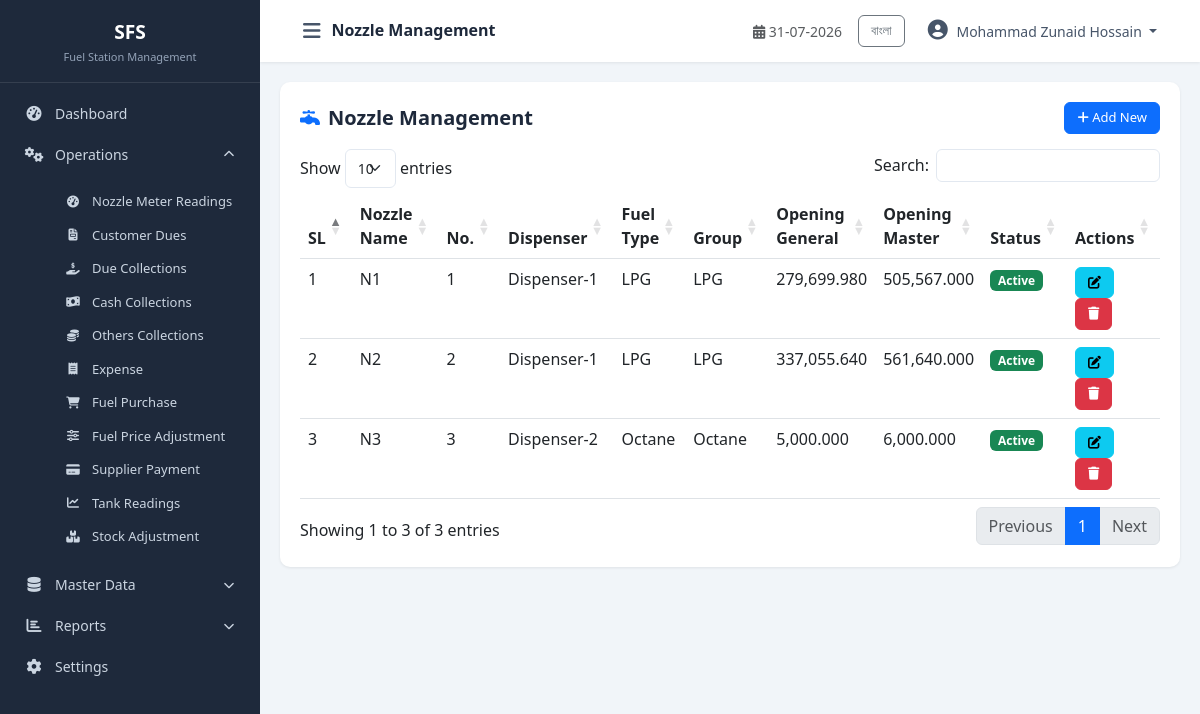
Screenshot of /modules/master_data/nozzle.php (signed in) with the database file from the repository.
### tables this page shows
CREATE TABLE `cfg_companyprofile` (
  `CompanyID` int(11) NOT NULL,
  `CompanyCode` varchar(20) NOT NULL,
  `CompanyName` varchar(200) NOT NULL,
  `CompanyNameBN` varchar(200) DEFAULT NULL,
  `ShortName` varchar(50) DEFAULT NULL,
  `ProprietorName` varchar(150) DEFAULT NULL,
  `ContactPerson` varchar(150) DEFAULT NULL,
  `MobileNo` varchar(20) DEFAULT NULL,
  `PhoneNo` varchar(20) DEFAULT NULL,
  `Email` varchar(100) DEFAULT NULL,
  `Website` varchar(150) DEFAULT NULL,
  `BusinessType` varchar(100) DEFAULT NULL,
  `Address` varchar(500) DEFAULT NULL,
  `City` varchar(100) DEFAULT NULL,
  `District` varchar(100) DEFAULT NULL,
  `PostalCode` varchar(20) DEFAULT NULL,
  `Country` varchar(100) DEFAULT NULL,
  `Logo` varchar(255) DEFAULT NULL,
  `Favicon` varchar(255) DEFAULT NULL,
  `CurrencyCode` varchar(10) DEFAULT 'BDT',
  `CurrencySymbol` varchar(10) DEFAULT '৳',
  `TimeZone` varchar(100) DEFAULT 'Asia/Dhaka',
  `DateFormat` varchar(20) DEFAULT 'dd-MM-yyyy',
  `TimeFormat` varchar(20) DEFAULT '24 Hour',
  `FinancialYearStart` date DEFAULT NULL,
  `FinancialYearEnd` date DEFAULT NULL,
  `DefaultShiftID` int(11) DEFAULT NULL,
  `DefaultLanguage` varchar(20) DEFAULT 'English',
  `AllowNegativeStock` bit(1) DEFAULT b'0',
  `AutoBackup` bit(1) DEFAULT b'1',
  `BackupPath` varchar(500) DEFAULT NULL,
  `CreatedBy` int(11) DEFAULT NULL,
  `CreatedAt` datetime DEFAULT current_timestamp(),
  `UpdatedBy` int(11) DEFAULT NULL,
  `UpdatedAt` datetime DEFAULT NULL,
  `IsActive` bit(1) DEFAULT b'1',
  `IsDeleted` bit(1) DEFAULT b'0'
);

CREATE TABLE `mst_nozzle` (
  `NozzleID` int(11) NOT NULL,
  `DisID` int(11) NOT NULL COMMENT 'Logical FK -> mst_Pump.PumpID',
  `NozzleNo` int(11) NOT NULL,
  `FuelTypeID` int(11) NOT NULL COMMENT 'Logical FK -> mst_FuelType.FuelTypeID',
  `TankGroupID` int(11) DEFAULT NULL COMMENT 'Logical FK -> mst_TankGroup.TankGroupID',
  `OpeningGeneral` decimal(14,3) NOT NULL DEFAULT 0.000,
  `NozzleName` varchar(50) NOT NULL DEFAULT '',
  `OpeningMaster` decimal(14,3) NOT NULL DEFAULT 0.000,
  `CreatedBy` int(11) DEFAULT NULL,
  `CreatedAt` datetime NOT NULL DEFAULT current_timestamp(),
  `UpdatedBy` int(11) DEFAULT NULL,
  `UpdatedAt` datetime NOT NULL DEFAULT current_timestamp() ON UPDATE current_timestamp(),
  `IsActive` tinyint(1) NOT NULL DEFAULT 1,
  `IsDeleted` tinyint(1) NOT NULL DEFAULT 0
);

CREATE TABLE `mst_dispenser` (
  `DisID` int(11) NOT NULL,
  `DisName` varchar(100) NOT NULL,
  `DisCode` varchar(30) DEFAULT NULL,
  `CreatedBy` int(11) DEFAULT NULL,
  `CreatedAt` datetime NOT NULL DEFAULT current_timestamp(),
  `UpdatedBy` int(11) DEFAULT NULL,
  `UpdatedAt` datetime NOT NULL DEFAULT current_timestamp() ON UPDATE current_timestamp(),
  `IsActive` tinyint(1) NOT NULL DEFAULT 1,
  `IsDeleted` tinyint(1) NOT NULL DEFAULT 0
);

CREATE TABLE `mst_fueltype` (
  `FuelTypeID` int(11) NOT NULL,
  `FuelName` varchar(100) NOT NULL,
  `FuelCode` varchar(20) DEFAULT NULL,
  `UnitOfMeasure` varchar(20) NOT NULL DEFAULT 'Litre',
  `SellingRate` decimal(14,2) NOT NULL DEFAULT 0.00,
  `PurchaseRate` decimal(14,2) NOT NULL DEFAULT 0.00,
  `CommissionRate` decimal(14,4) NOT NULL DEFAULT 0.0000,
  `TaxPercent` decimal(6,3) NOT NULL DEFAULT 0.000,
  `Density` decimal(6,4) DEFAULT NULL,
  `ColorCode` varchar(20) DEFAULT NULL,
  `Remarks` varchar(255) DEFAULT NULL,
  `CreatedBy` int(11) DEFAULT NULL,
  `CreatedAt` datetime NOT NULL DEFAULT current_timestamp(),
  `UpdatedBy` int(11) DEFAULT NULL,
  `UpdatedAt` datetime NOT NULL DEFAULT current_timestamp() ON UPDATE current_timestamp(),
  `IsActive` tinyint(1) NOT NULL DEFAULT 1,
  `IsDeleted` tinyint(1) NOT NULL DEFAULT 0
);

CREATE TABLE `mst_tankgroup` (
  `TankGroupID` int(11) NOT NULL,
  `TankGroupName` varchar(100) NOT NULL,
  `FuelTypeID` int(11) NOT NULL COMMENT 'Logical FK -> mst_FuelType.FuelTypeID',
  `CreatedBy` int(11) DEFAULT NULL,
  `CreatedAt` datetime NOT NULL DEFAULT current_timestamp(),
  `UpdatedBy` int(11) DEFAULT NULL,
  `UpdatedAt` datetime NOT NULL DEFAULT current_timestamp() ON UPDATE current_timestamp(),
  `IsActive` tinyint(1) NOT NULL DEFAULT 1,
  `IsDeleted` tinyint(1) NOT NULL DEFAULT 0
);

### includes/Query.php (called while the page is built, shortened)
<?php
class Query
{
    private $pdo;
    private static $instance = null;
    public function __construct($host = DB_HOST, $dbname = DB_NAME, $username = DB_USER, $password = DB_PASS, $charset = 'utf8mb4')
    {
        $dsn = "mysql:host={$host};dbname={$dbname};charset={$charset}";
        $options = [
            PDO::ATTR_ERRMODE            => PDO::ERRMODE_EXCEPTION,
            PDO::ATTR_DEFAULT_FETCH_MODE => PDO::FETCH_OBJ,
            PDO::ATTR_EMULATE_PREPARES   => false,
        ];
        try {
            $this->pdo = new PDO($dsn, $username, $password, $options);
        } catch (PDOException $e) {
            die("Database Connection Failed: " . $e->getMessage());
        }
    }
    public static function getInstance()
    {
        if (self::$instance === null) {
            self::$instance = new self();
        }
        return self::$instance;
    }
    public function index($sql, $params = [])
    {
        try {
            $this->stmt = $this->pdo->prepare($sql);
            $this->stmt->execute($params);
            return $this->stmt->fetchAll(PDO::FETCH_OBJ);
        } catch (PDOException $e) {
            die("Query Error: " . $e->getMessage() . "<br>SQL: " . $sql);
        }
    }
}

### config/database.php (called while the page is built, shortened)
<?php
require_once __DIR__ . '/../includes/Query.php';
$objQuery = Query::getInstance();

### includes/functions.php (called while the page is built, shortened)
<?php
function db()
{
    global $objQuery;
    return $objQuery;
}
function getCompanyInfo($key = null)
{
    $sql = "SELECT * FROM cfg_companyprofile WHERE CompanyID = 1 AND IsActive = 1 AND IsDeleted = 0";
    $data = db()->index($sql);
    if (!empty($data)) {
        $company = $data[0];
        return $company;
    }
    return null;
}
function getUserName()
{
    return $_SESSION['user_name'] ?? null;
}
function currentLang()
{
    return $_SESSION['lang'] ?? 'en';
}
function t($key)
{
    $lang = currentLang();
    return $translations[$lang][$key] ?? $key;
}

### modules/master_data/nozzle.php (the view, shortened to what this page needs)
<?php
$pageTitle = 'Nozzle Management';
require_once __DIR__ . '/../../includes/header.php';
require_once __DIR__ . '/../../includes/sidebar.php';
$data = $objQuery->index("SELECT n.*, d.DisName, ft.FuelName, tg.TankGroupName FROM mst_nozzle n LEFT JOIN mst_dispenser d ON n.DisID=d.DisID LEFT JOIN mst_fueltype ft ON n.FuelTypeID=ft.FuelTypeID LEFT JOIN mst_tankgroup tg ON n.TankGroupID=tg.TankGroupID WHERE n.IsDeleted=0 ORDER BY n.NozzleID ASC");
?>
<div class="table-container">
    <div class="table-header"><h5><i class="fas fa-faucet text-primary me-2"></i><?php echo t('Nozzle Management'); ?></h5>
        <button class="btn btn-primary btn-sm" data-bs-toggle="modal" data-bs-target="#addModal"><i class="fas fa-plus"></i> Add New</button></div>
    <table class="table table-hover datatable">
        <thead><tr><th>SL</th><th>Nozzle Name</th><th>No.</th><th>Dispenser</th><th>Fuel Type</th><th>Group</th><th>Opening General</th><th>Opening Master</th><th>Status</th><th>Actions</th></tr></thead>
        <tbody><?php $sl=1; foreach($data as $row): ?><tr>
            <td><?php echo $sl++; ?></td><td><?php echo htmlspecialchars($row->NozzleName); ?></td><td><?php echo $row->NozzleNo; ?></td>
            <td><?php echo htmlspecialchars($row->DisName ?? 'N/A'); ?></td><td><?php echo htmlspecialchars($row->FuelName ?? 'N/A'); ?></td>
            <td><?php echo htmlspecialchars($row->TankGroupName ?? 'N/A'); ?></td>
            <td><?php echo number_format($row->OpeningGeneral, 3); ?></td><td><?php echo number_format($row->OpeningMaster, 3); ?></td>
            <td><span class="badge bg-<?php echo $row->IsActive?'success':'danger'; ?>"><?php echo $row->IsActive?'Active':'Inactive'; ?></span></td>
            <td><button class="btn btn-sm btn-info edit-btn" data-id="<?php echo $row->NozzleID; ?>" data-name="<?php echo htmlspecialchars($row->NozzleName); ?>" data-no="<?php echo $row->NozzleNo; ?>" data-dis="<?php echo $row->DisID; ?>" data-fuel="<?php echo $row->FuelTypeID; ?>" data-group="<?php echo $row->TankGroupID; ?>" data-general="<?php echo $row->OpeningGeneral; ?>" data-master="<?php echo $row->OpeningMaster; ?>" data-status="<?php echo $row->IsActive; ?>"><i class="fas fa-edit"></i></button>
            <button class="btn btn-sm btn-danger delete-btn" data-id="<?php echo $row->NozzleID; ?>"><i class="fas fa-trash"></i></button></td>
        </tr><?php endforeach; ?></tbody>
    </table>
</div>
<?php require_once __DIR__ . '/../../includes/footer.php'; ?>

### includes/sidebar.php (shortened to what this page needs)
<?php
$currentPage = basename($_SERVER['PHP_SELF']);
$langToggle = currentLang() === 'bn' ? 'en' : 'bn';
$langLabel = currentLang() === 'bn' ? 'English' : 'বাংলা';
?>
<nav id="sidebar" class="sidebar">
    <div class="sidebar-header">
        <h5 class="mb-0"><?php echo $shortName ?? 'FDP'; ?></h5>
        <small class="text-muted"><?php echo t('Fuel Station Management'); ?></small>
    </div>
    <ul class="nav flex-column">
        <li class="nav-item">
            <a class="nav-link <?php echo ($currentPage == 'dashboard.php' || $currentPage == 'index.php') ? 'active' : ''; ?>" href="<?php echo BASE_URL; ?>dashboard.php">
                <i class="fas fa-tachometer-alt"></i> <span><?php echo t('Dashboard'); ?></span>
            </a>
        </li>
        <li class="nav-item">
            <a class="nav-link" data-bs-toggle="collapse" href="#operationsMenu" role="button" aria-expanded="true">
                <i class="fas fa-cogs"></i> <span><?php echo t('Operations'); ?></span>
                <i class="fas fa-chevron-down ms-auto"></i>
            </a>
            <div class="collapse show" id="operationsMenu">
                <ul class="nav flex-column ms-3">
                    <li class="nav-item"><a class="nav-link small" href="<?php echo BASE_URL; ?>modules/operations/nozzle_reading.php"><i class="fas fa-tachometer-alt"></i> <?php echo t('Nozzle Meter Readings'); ?></a></li>
                    <li class="nav-item"><a class="nav-link small" href="<?php echo BASE_URL; ?>modules/operations/customer_due.php"><i class="fas fa-file-invoice"></i> <?php echo t('Customer Dues'); ?></a></li>
                    <li class="nav-item"><a class="nav-link small" href="<?php echo BASE_URL; ?>modules/operations/due_collection.php"><i class="fas fa-hand-holding-usd"></i> <?php echo t('Due Collections'); ?></a></li>
                    <li class="nav-item"><a class="nav-link small" href="<?php echo BASE_URL; ?>modules/operations/cash_collection.php"><i class="fas fa-money-bill-wave"></i> <?php echo t('Cash Collections'); ?></a></li>
                    <li class="nav-item"><a class="nav-link small" href="<?php echo BASE_URL; ?>modules/operations/others_collection.php"><i class="fas fa-coins"></i> <?php echo t('Others Collections'); ?></a></li>
                    <li class="nav-item"><a class="nav-link small" href="<?php echo BASE_URL; ?>modules/operations/expense.php"><i class="fas fa-receipt"></i> <?php echo t('Expense'); ?></a></li>
                    <li class="nav-item"><a class="nav-link small" href="<?php echo BASE_URL; ?>modules/operations/fuel_purchase.php"><i class="fas fa-shopping-cart"></i> <?php echo t('Fuel Purchase'); ?></a></li>
                    <li class="nav-item"><a class="nav-link small" href="<?php echo BASE_URL; ?>modules/operations/fuel_price_adjustment.php"><i class="fas fa-sliders-h"></i> <?php echo t('Fuel Price Adjustment'); ?></a></li>
                    <li class="nav-item"><a class="nav-link small" href="<?php echo BASE_URL; ?>modules/operations/supplier_payment.php"><i class="fas fa-credit-card"></i> <?php echo t('Supplier Payment'); ?></a></li>
                    <li class="nav-item"><a class="nav-link small" href="<?php echo BASE_URL; ?>modules/operations/tank_reading.php"><i class="fas fa-chart-line"></i> <?php echo t('Tank Readings'); ?></a></li>
                    <li class="nav-item"><a class="nav-link small" href="<?php echo BASE_URL; ?>modules/operations/stock_adjustment.php"><i class="fas fa-boxes"></i> <?php echo t('Stock Adjustment'); ?></a></li>
                </ul>
            </div>
        </li>
        <li class="nav-item">
          <a class="nav-link collapsed" data-bs-toggle="collapse" href="#masterDataMenu" role="button" aria-expanded="false">
                <i class="fas fa-database"></i> <span><?php echo t('Master Data'); ?></span>
                <i class="fas fa-chevron-down ms-auto"></i>
            </a>
        </li>
        <li class="nav-item">
            <a class="nav-link" data-bs-toggle="collapse" href="#reportsMenu" role="button" aria-expanded="false">
                <i class="fas fa-chart-bar"></i> <span><?php echo t('Reports'); ?></span>
                <i class="fas fa-chevron-down ms-auto"></i>
            </a>
        </li>
        <li class="nav-item">
            <a class="nav-link" href="#">
                <i class="fas fa-cog"></i> <span><?php echo t('Settings'); ?></span>
            </a>
        </li>
    </ul>
</nav>
<div id="content-wrapper">
    <nav class="navbar navbar-expand-lg top-navbar">
        <div class="container-fluid">
            <button type="button" id="sidebarCollapse" class="btn btn-link">
                <i class="fas fa-bars"></i>
            </button>
            <span class="navbar-brand mb-0 h1"><?php echo t($pageTitle ?? 'Dashboard'); ?></span>
            <div class="ms-auto d-flex align-items-center">
                <span class="me-3 text-muted small">
                    <i class="fas fa-calendar-alt"></i> <?php echo date('d-m-Y'); ?>
                </span>
                <div class="dropdown">
                    <a class="btn btn-sm btn-outline-secondary me-2" href="?lang=<?php echo $langToggle; ?>"><?php echo $langLabel; ?></a>
                    <button class="btn btn-link dropdown-toggle" type="button" data-bs-toggle="dropdown">
                        <i class="fas fa-user-circle"></i> <?php echo getUserName() ?? 'User'; ?>
                    </button>
                </div>
            </div>
        </div>
    </nav>
    <div id="main-content" class="container-fluid">

### rows the page displays
cfg_companyprofile: ShortName "SFS"
mst_nozzle: NozzleName "N1", NozzleNo "1", DisID.DisName "Dispenser-1", FuelTypeID.FuelName "LPG", TankGroupID.TankGroupName "LPG", OpeningGeneral "279,699.980", OpeningMaster "505,567.000", IsActive "Active"
mst_nozzle: NozzleName "N2", NozzleNo "2", DisID.DisName "Dispenser-1", FuelTypeID.FuelName "LPG", TankGroupID.TankGroupName "LPG", OpeningGeneral "337,055.640", OpeningMaster "561,640.000", IsActive "Active"
mst_nozzle: NozzleName "N3", NozzleNo "3", DisID.DisName "Dispenser-2", FuelTypeID.FuelName "Octane", TankGroupID.TankGroupName "Octane", OpeningGeneral "5,000.000", OpeningMaster "6,000.000", IsActive "Active"

### other values shown
t('Fuel Station Management') "Fuel Station Management"
t('Dashboard') "Dashboard"
t('Operations') "Operations"
t('Nozzle Meter Readings') "Nozzle Meter Readings"
t('Customer Dues') "Customer Dues"
t('Due Collections') "Due Collections"
t('Cash Collections') "Cash Collections"
t('Others Collections') "Others Collections"
t('Expense') "Expense"
t('Fuel Purchase') "Fuel Purchase"
t('Fuel Price Adjustment') "Fuel Price Adjustment"
t('Supplier Payment') "Supplier Payment"
t('Tank Readings') "Tank Readings"
t('Stock Adjustment') "Stock Adjustment"
t('Master Data') "Master Data"
